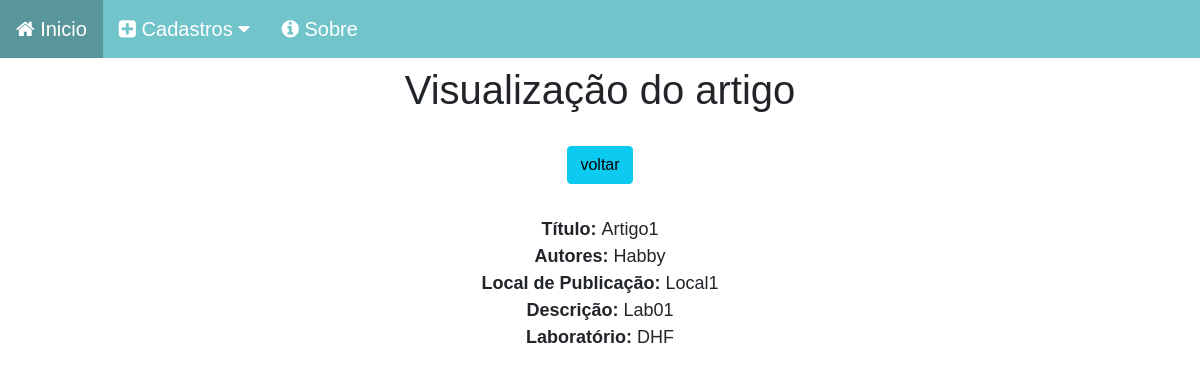
Screenshot of /artigo/view/5 with the database file from the repository.
### artigo_app/models.py (models this page shows, shortened)
class Artigo(models.Model):
    titulo = models.CharField(max_length=50)
    autores = models.ForeignKey(Membro, on_delete=models.CASCADE, related_name='autores')
    local_Publi = models.CharField(max_length=150)
    descricao = models.CharField(max_length=150)
    laboratorio_art = models.ForeignKey(Lab, on_delete=models.CASCADE, related_name='laboratorio_art')

### membros_app/models.py (models this page shows)
class Membro(models.Model):
    nome = models.CharField(max_length=60)
    email = models.CharField(max_length=30)
    telefone = models.CharField(max_length=20)
    laboratorio = models.ForeignKey(to='laboratorio_app.Lab', on_delete=models.CASCADE,null=True, blank=True)
    membro_perfil = models.ForeignKey(Perfil, on_delete=models.CASCADE, null=True, blank=True)
    def __str__(self):
        return self.nome

### laboratorio_app/models.py (models this page shows)
class Lab(models.Model):
    descricao = models.CharField(max_length=60)
    nome = models.CharField(max_length=60)
    coordenador = models.ForeignKey(Membro,on_delete=models.SET_NULL, related_name='coordenador', null=True, blank=True)
    vice_coordenador = models.ForeignKey(Membro, on_delete=models.SET_NULL, related_name='vice_coordenador', null=True, blank=True)
    def __str__(self):
        return self.nome

### artigo_app/views.py (the view)
# urls.py: path('view/<int:pk>', views.view, name='artView'),
def view(request,pk):
    data = {}
    data['art'] = Artigo.objects.get(pk=pk)
    return render(request, 'art_view.html', data)

### artigo_app/templates/art_view.html (shortened to what this page needs)
{% load static %}
<!DOCTYPE html>
<html lang="pt-br">
<head>
    <link href="https://cdn.jsdelivr.net/npm/bootstrap@5.0.2/dist/css/bootstrap.min.css" rel="stylesheet">
    <link rel="stylesheet" href="{% static 'css/estilo.css' %}">
    <link rel="stylesheet" href="https://cdnjs.cloudflare.com/ajax/libs/font-awesome/4.7.0/css/font-awesome.min.css">
</head>
<body>
    <div class="navbar-css">
        <a href="/">
          <i class="fa fa-home" aria-hidden="true"></i>
          Inicio
        </a>
        <div class="dropdown-css">
          <button class="dropbtn-css">
            <i class="fa fa-plus-square" aria-hidden="true"></i>
            Cadastros
            <i class="fa fa-caret-down"></i>
          </button>
        </div>
        <a href="#">
          <i class="fa fa-info-circle" aria-hidden="true"></i>
          Sobre
        </a>
    </div>
    <div class='col-8 m-auto pt-2 pb-2 text-center'>
        {% block view %}
        <h1>Visualização do artigo</h1>
        {% endblock view %}
    </div>
    <div class='col-8 m-auto pt-3 pb-2 text-center'>
        <a href="/artigo/" class="btn btn-info">voltar</a>
    </div>
    <div class='col-8 m-auto pt-4 pb-2 text-center'>
        {% block dados %}
        <strong>Título: </strong>{{art.titulo}}<br>
        <strong>Autores: </strong>{{art.autores}}<br>
        <strong>Local de Publicação: </strong>{{art.local_Publi}}<br>
        <strong>Descrição: </strong>{{art.descricao}}<br>
        <strong>Laboratório: </strong>{{art.laboratorio_art}}<br>
        {% endblock dados %}
    </div>
</body>
</html>

### static/css/estilo.css (style rules this page uses)
* { margin: 0; padding: 0; box-sizing: border-box; }
body { font-family: Arial, Helvetica, sans-serif; font-size: 18px; }
.navbar-css { overflow: hidden; background-color: #70C4CA; }
.navbar-css a { float: left; font-size: 20px; color: white; text-align: center; padding: 14px 16px; text-decoration: none; }
.dropdown-css { float: left; overflow: hidden; }
.dropdown-css .dropbtn-css { font-size: 20px; border: none; outline: none; color: white; padding: 14px 16px; background-color: inherit; font-family: inherit; margin: 0; }

### rows the page displays
Artigo: titulo "Artigo1", autores "Habby", local_Publi "Local1", descricao "Lab01", laboratorio_art "DHF"
